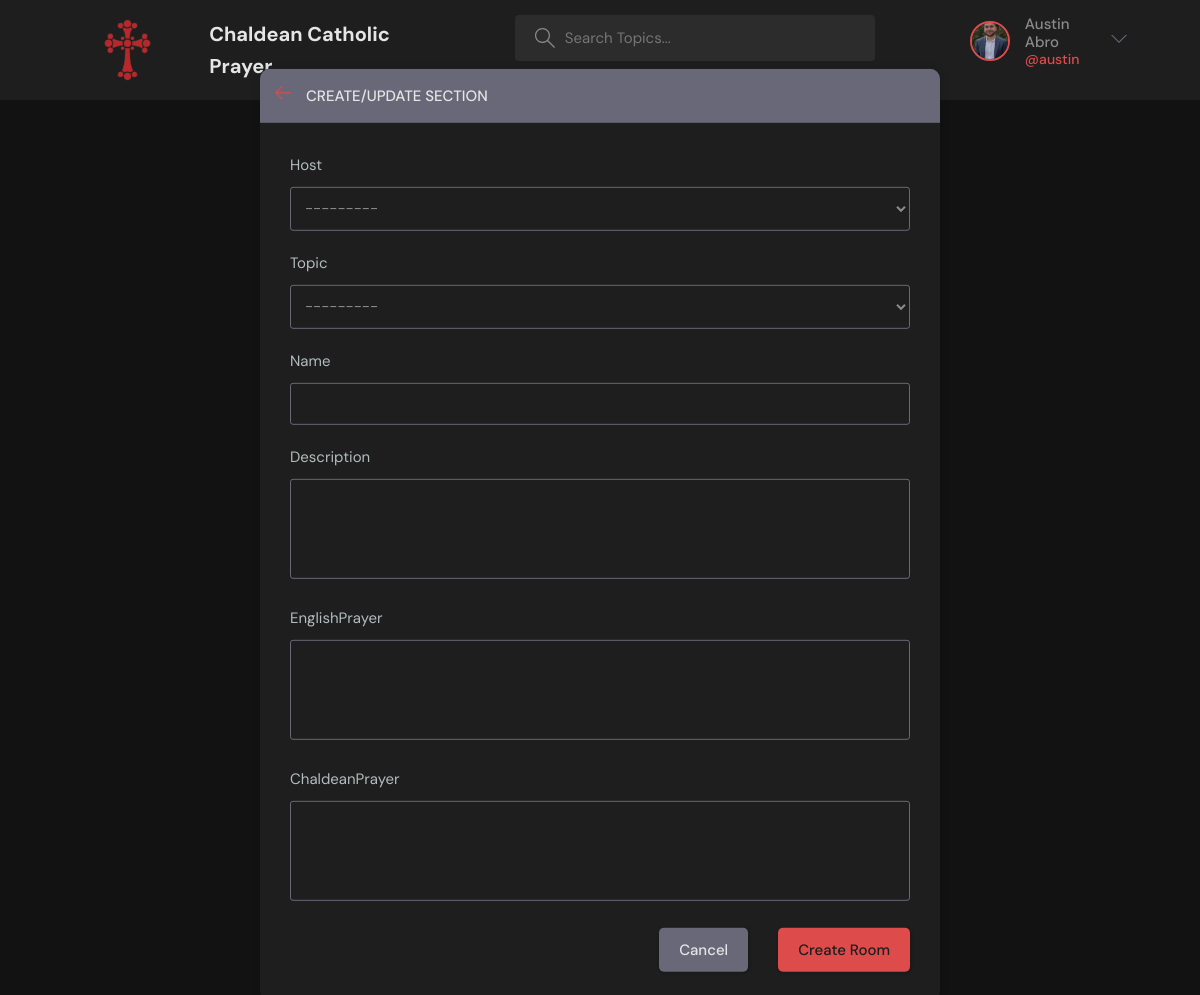
Page /create-room/ (signed in) on the committed database.
### base/models.py (models this page shows, shortened)
class userProfile(models.Model):
    user = models.OneToOneField(User, null=True, on_delete=models.CASCADE)
    name = models.CharField(max_length=200, null=True)
    userName = models.CharField(max_length=200, null=True)
    biography = models.CharField(max_length=5000, null=True)
    profile_pic = models.ImageField(null=True, blank=True)

### base/views.py (the view)
# urls.py: path('create-room/', views.createRoom, name="create-room"),
@login_required(login_url='login')
def createRoom(request):
    form = RoomForm()
    if request.method == 'POST':
        form = RoomForm(request.POST)
        if form.is_valid():
            form.save()
            return redirect('home')
    user_profile = None
    if request.user.is_authenticated:
        user_profile = userProfile.objects.get(user=request.user)
    context = {'form': form, 'user_profile':user_profile}
    return render(request, 'base/room_form.html', context)

### base/forms.py
class RoomForm(ModelForm):
    class Meta:
        model = Room
        fields = '__all__'
        exclude = ['commenters']

### base/models.py (called while the page is built)
    def __str__(self):
        return self.name

### base/templates/base/room_form.html (shortened to what this page needs)
{% extends "main.html" %}
{% block content %}
  <main class="create-room layout">
    <div class="container">
      <div class="layout__box">
        <div class="layout__boxHeader">
          <div class="layout__boxTitle">
            <a href="{% url 'home' %}">
              <svg version="1.1" xmlns="http://www.w3.org/2000/svg" width="32" height="32" viewBox="0 0 32 32">
                <title>arrow-left</title>
                <path
                  d="M13.723 2.286l-13.723 13.714 13.719 13.714 1.616-1.611-10.96-10.96h27.625v-2.286h-27.625l10.965-10.965-1.616-1.607z">
                </path>
              </svg>
            </a>
            <h3>Create/Update Section</h3>
          </div>
        </div>
        <div class="layout__body">
          <form class="form" action="" method="POST">
            {% for field in form %}
            <div class="form__group">
              <label for="room_name">{{field.label}}</label>
              {{field}}
            </div>
            {% endfor %}
            <div class="form__action">
              <a class="btn btn--dark" href="#" onclick="history.back(); return false;">Cancel</a>
              <button class="btn btn--main" type="submit">Create Room</button>
            </div>
          </form>
        </div>
      </div>
    </div>
  </main>
  {% endblock %}

### templates/navbar.html (shortened to what this page needs)
{% load static %}
<header class="header header--loggedIn">
      <div class="container">
        <a href="{% url 'home' %}" class="header__logo">
          <img src="{% static 'images/ChaldeanCatholicCross.png' %}" style="height:70px" />
          <h1>Chaldean Catholic Prayer</h1>
        </a>
        <form class="header__search" method="GET" action="{% url 'home'%}">
          <label>
            <input name="q" placeholder="Search Topics..." />
          </label>
        </form>
        <nav class="header__menu">
          {% if request.user.is_authenticated %}
          <div class="header__user">
            <a href="{% url 'update-user' %}">
              <div class="avatar avatar--medium active">
                {% if user_profile.profile_pic %}
              <img src="{{user_profile.profile_pic.url}}"/>
            {% else %}
              <img src="{% static 'images/avatar.svg' %}" />
            {% endif %}
              </div>
              <p>{{user_profile.name}} <span>@{{request.user.username}}</span></p>
            </a>
            <button class="dropdown-button">
              <svg version="1.1" xmlns="http://www.w3.org/2000/svg" width="32" height="32" viewBox="0 0 32 32">
                <title>chevron-down</title>
                <path d="M16 21l-13-13h-3l16 16 16-16h-3l-13 13z"></path>
              </svg>
            </button>
          </div>
          {% else %}
          <a href="{% url 'login' %}">
            <img src="{% static 'images/avatar.svg' %}" />
            <p>Login</p>
          </a>
          {% endif %}
        </nav>
      </div>
    </header>

### templates/navbar.html (style rules this page uses)
.header__logo { display: flex; align-items: center; }
.header__logo img { height: 40px; width: auto; object-fit: contain; margin-right: 8px; }

### rows in the picture
userProfile: profile_pic (picture), name "Austin Abro"

### other values in the picture
{{ request.user.username }} "austin"
{{ field.label }} "Host" "Topic" "Name" "Description" "EnglishPrayer" "ChaldeanPrayer"
